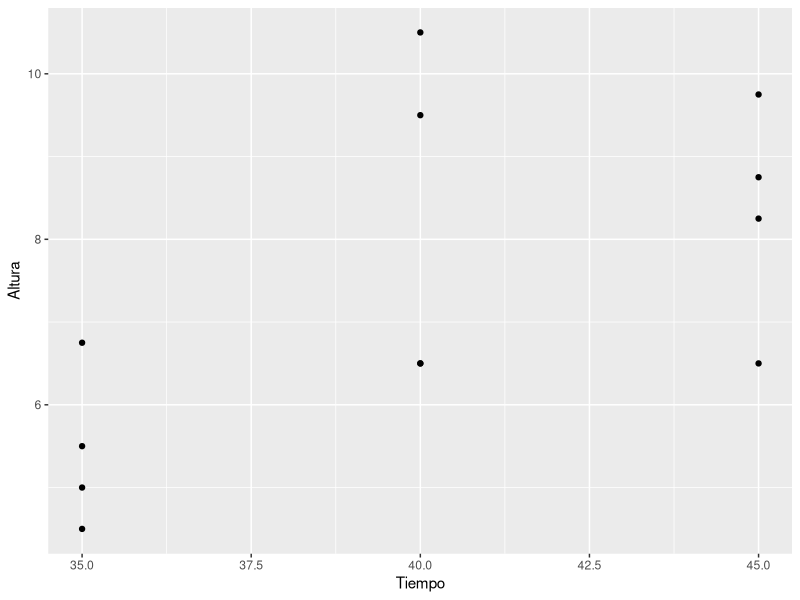
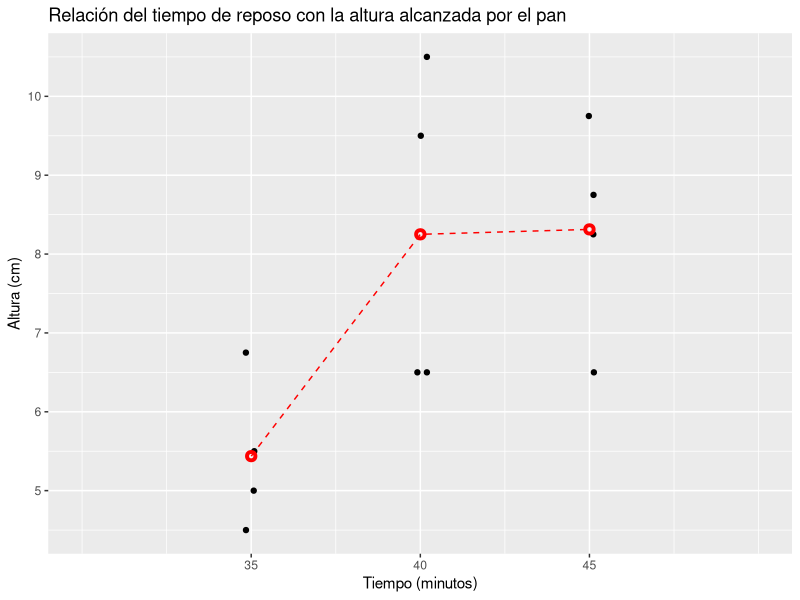

These figures' R source, in order:
## ---- chunk 1
knitr::opts_chunk$set(echo = TRUE)
## ---- chunk 2
library(readxl)
pan <- read_excel("crecim_pan.xlsx")
## ---- chunk 3
pan
## ---- chunk 4
library(ggplot2)
ggplot(pan, aes(Tiempo, Altura)) +
  geom_point()
## ---- chunk 5
library(ggplot2)
ggplot(pan, aes(Tiempo, Altura)) +
  geom_jitter(width = 0.2, height = 0) +
  labs(title = "Relación del tiempo de reposo con la altura alcanzada por el pan",
       x = "Tiempo (minutos)",
       y = "Altura (cm)") +
       scale_x_continuous(breaks = c(35,40,45), limits = c(30, 50)) +
       scale_y_continuous(breaks = seq(3,12)) +
       stat_summary(fun.y = "mean", geom = "point", col = "red", 
                    shape = 21, stroke = 2) +
       stat_summary(fun.y = "mean", geom = "line", col = "red",
                    linetype = 2) 
